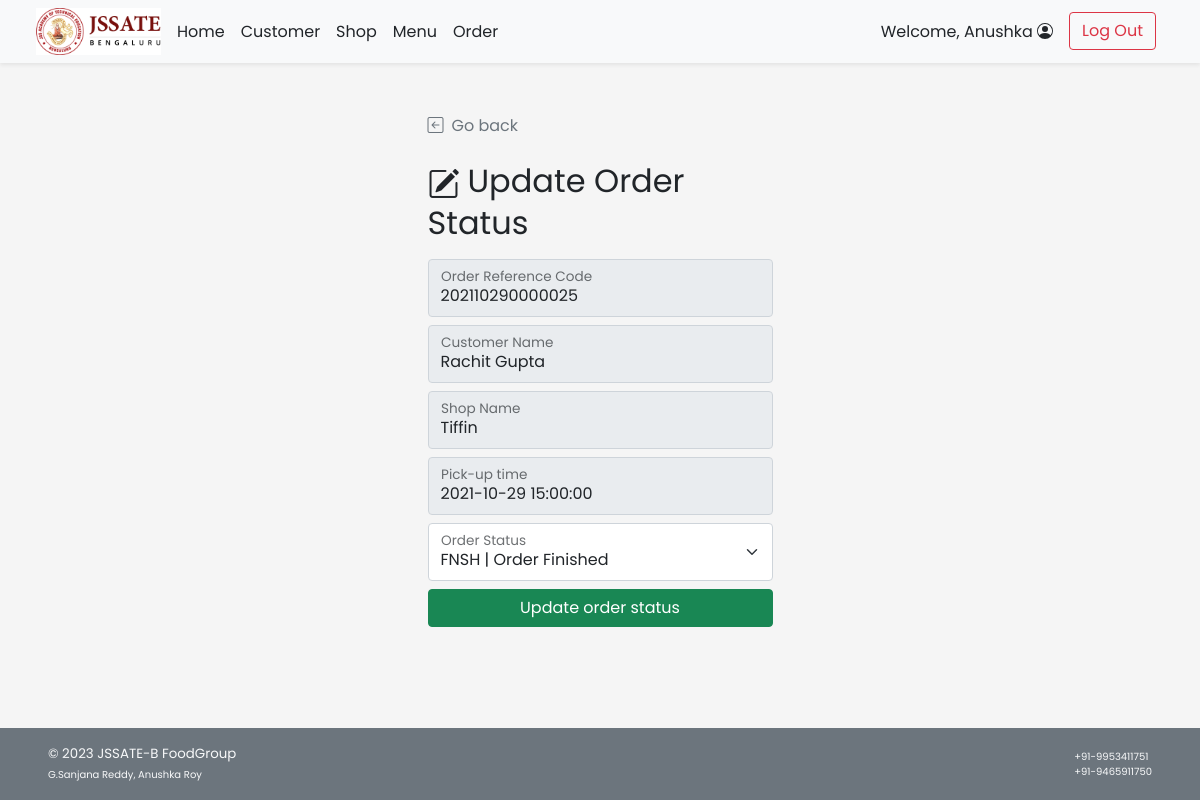
Screenshot of /admin/admin_order_update.php?orh_id=25 (signed in) with the database file from the repository.
### tables this page shows
CREATE TABLE `order_header` (
  `orh_id` int(11) NOT NULL,
  `orh_refcode` varchar(15) DEFAULT NULL,
  `c_id` int(11) NOT NULL,
  `s_id` int(11) NOT NULL,
  `orh_ordertime` timestamp NOT NULL DEFAULT current_timestamp(),
  `orh_pickuptime` datetime NOT NULL,
  `orh_orderstatus` varchar(10) NOT NULL,
  `orh_finishedtime` datetime DEFAULT NULL
);

CREATE TABLE `customer` (
  `c_id` int(11) NOT NULL,
  `c_username` varchar(45) NOT NULL,
  `c_pwd` varchar(45) NOT NULL,
  `c_firstname` varchar(45) NOT NULL,
  `c_lastname` varchar(45) NOT NULL,
  `c_email` varchar(100) NOT NULL,
  `c_gender` varchar(1) NOT NULL COMMENT 'M for Male, F for Female',
  `c_type` varchar(3) NOT NULL COMMENT 'Type of customer in this canteen (STD for student, INS for instructor, STF for staff, GUE for guest, ADM for admin, OTH for other)'
);

CREATE TABLE `shop` (
  `s_id` int(11) NOT NULL,
  `s_name` varchar(100) NOT NULL,
  `s_location` varchar(100) NOT NULL,
  `s_openhour` time NOT NULL,
  `s_closehour` time NOT NULL,
  `s_status` tinyint(4) NOT NULL DEFAULT 1 COMMENT 'Shop ready for taking an order or not (True for open, False for close)',
  `s_preorderStatus` tinyint(4) NOT NULL DEFAULT 1 COMMENT 'Shop is ready for tomorrow pre-order or not',
  `s_phoneno` varchar(45) NOT NULL,
  `s_pic` text DEFAULT NULL
);

### admin/admin_order_update.php (the view, shortened to what this page needs)
<!DOCTYPE html>
<html lang="en">
<head>
    <?php
        include("../conn_db.php");
        include('../head.php');
    ?>
    <link href="../css/main.css" rel="stylesheet">
    <link href="../css/login.css" rel="stylesheet">
</head>
<body class="d-flex flex-column h-100">
    <?php include('nav_header_admin.php')?>
    <div class="container form-signin mt-auto w-50">
        <a class="nav nav-item text-decoration-none text-muted" href="#" onclick="history.back();">
            <i class="bi bi-arrow-left-square me-2"></i>Go back
        </a>
        <?php
            $orh_id = $_GET["orh_id"];
            $query = "SELECT orh.orh_refcode,orh.orh_ordertime,c.c_firstname,c.c_lastname,orh.orh_orderstatus,orh.orh_pickuptime,s.s_name
                FROM order_header orh INNER JOIN customer c ON orh.c_id = c.c_id
                INNER JOIN shop s ON orh.s_id = s.s_id WHERE orh.orh_id = {$orh_id};";
            $result = $mysqli ->query($query);
            $row = $result -> fetch_array();
        ?>
        <form method="POST" action="admin_order_update.php" class="form-floating">
            <h2 class="mt-4 mb-3 fw-normal text-bold"><i class="bi bi-pencil-square me-2"></i>Update Order Status</h2>
            <div class="form-floating mb-2">
                <input type="text" class="form-control" id="orderrefcode" placeholder="Order Reference Code" value="<?php echo $row["orh_refcode"];?>" disabled>
                <label for="orderrefcode">Order Reference Code</label>
            </div>
            <div class="form-floating mb-2">
                <input type="text" class="form-control" id="customername" placeholder="Customer Name" value="<?php echo $row["c_firstname"]." ".$row["c_lastname"];?>" disabled>
                <label for="customername">Customer Name</label>
            </div>
            <div class="form-floating mb-2">
                <input type="text" class="form-control" id="shopname" placeholder="Shop Name" value="<?php echo $row["s_name"];?>" disabled>
                <label for="shopname">Shop Name</label>
            </div>
            <div class="form-floating mb-2">
                <input type="datetime" class="form-control" id="pickuptime" placeholder="Pick-up time" value="<?php echo $row["orh_pickuptime"];?>" disabled>
                <label for="pickuptime">Pick-up time</label>
            </div>
            <div class="form-floating mb-2">
                <select class="form-select" id="orderstatus" name="os">
                    <<option value="FNSH" <?php if($row["orh_orderstatus"]=="FNSH"){ echo "selected";}?>>FNSH | Order Finished</option>
                </select>
                <label for="orderstatus">Order Status</label>
            </div>
            <button class="w-100 btn btn-success mb-3" name="upd_confirm" type="submit">Update order status</button>
        </form>
    </div>
    <footer
        class="footer d-flex flex-wrap justify-content-between align-items-center px-5 py-3 mt-auto bg-secondary text-light">
        <span class="smaller-font">&copy; 2023 JSSATE-B FoodGroup <br /><span class="xsmall-font">G.Sanjana Reddy, Anushka Roy</span></span>
        <span class="xsmall-font"> +91-9953411751 <br /><span class="xsmall-font">+91-9465911750</span></span>
    </footer>
</body>
</html>

### css/main.css (style rules this page uses)
html { height: 100%; }
body { height: 100%; padding-top: 4rem; margin-bottom: -50px; font-family: 'Poppins', 'Noto Sans Thai', sans-serif; }
a { cursor: pointer; }
.bi { vertical-align: -.125em; fill: currentColor; }
.smaller-font { font-size: smaller; }
.xsmall-font { font-size: x-small; }

### css/login.css (style rules this page uses)
html, body { height: 100%; font-family: 'Poppins', 'Noto Sans Thai', sans-serif; }
body { background-color: #f5f5f5; padding-top: 4rem; margin-bottom: -50px; }
.form-signin { width: 100%; max-width: 375px; padding: 15px; margin: auto; }
.smaller-font { font-size: smaller; }
.xsmall-font { font-size: x-small; }

### rows the page displays
order_header: orh_refcode "202110290000025", c.c_lastname "Rachit Gupta", s.s_name "Tiffin", orh_pickuptime "2021-10-29 15:00:00", os "FNSH | Order Finished"

### other values shown
$_SESSION['firstname'] "Anushka"
